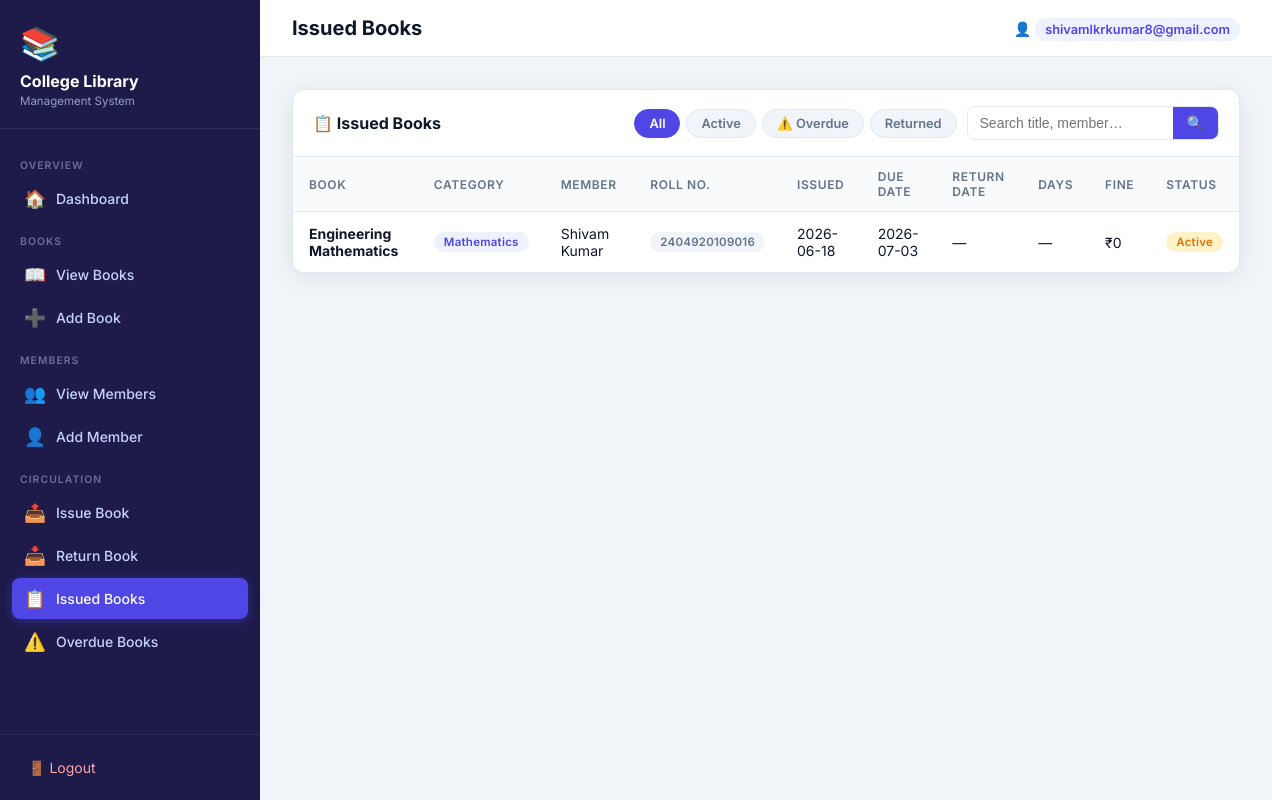
The page /view_issued_books (signed in) on the database its author committed.
### tables this page shows
CREATE TABLE members (
                id TEXT PRIMARY KEY,
                name TEXT NOT NULL,
                roll_number TEXT UNIQUE NOT NULL,
                department TEXT NOT NULL,
                email TEXT,
                phone TEXT,
                address TEXT,
                join_date TEXT NOT NULL
            );

CREATE TABLE issued_books (
                id INTEGER PRIMARY KEY AUTOINCREMENT,
                book_id TEXT NOT NULL,
                member_id TEXT NOT NULL,
                issued_date TEXT NOT NULL,
                due_date TEXT NOT NULL,
                return_date TEXT,
                number_of_days INTEGER,
                fine INTEGER DEFAULT 0,
                FOREIGN KEY (book_id) REFERENCES books(id),
                FOREIGN KEY (member_id) REFERENCES members(id)
            );

CREATE TABLE books (
                id TEXT PRIMARY KEY,
                title TEXT NOT NULL,
                author TEXT NOT NULL,
                category TEXT NOT NULL DEFAULT 'Other',
                quantity INTEGER NOT NULL DEFAULT 0
            );

### app.py (the view)
@app.route('/view_issued_books')
@login_required
def view_issued_books():
    db = get_db()
    status_filter = request.args.get('status', 'all')
    query = request.args.get('q', '').strip()
    sql = '''
        SELECT ib.id, b.id as book_id, b.title, b.category,
               m.id as member_id, m.name as member_name, m.roll_number,
               ib.issued_date, ib.due_date, ib.return_date,
               ib.number_of_days, ib.fine
        FROM issued_books ib
        JOIN books b ON ib.book_id = b.id
        JOIN members m ON ib.member_id = m.id
        WHERE 1=1
    '''
    params = []
    if status_filter == 'active':
        sql += ' AND ib.return_date IS NULL'
    elif status_filter == 'returned':
        sql += ' AND ib.return_date IS NOT NULL'
    elif status_filter == 'overdue':
        sql += ' AND ib.return_date IS NULL AND ib.due_date < ?'
        params.append(datetime.now().strftime('%Y-%m-%d %H:%M:%S'))
    if query:
        sql += ' AND (b.title LIKE ? OR m.name LIKE ? OR m.roll_number LIKE ?)'
        params.extend([f'%{query}%', f'%{query}%', f'%{query}%'])
    sql += ' ORDER BY ib.issued_date DESC'
    issued_books = db.execute(sql, params).fetchall()
    now = datetime.now()
    return render_template('view_issued_books.html',
                           issued_books=issued_books,
                           status_filter=status_filter,
                           query=query,
                           now=now)

### app.py (called while the page is built)
def get_db():
    db = getattr(g, '_database', None)
    if db is None:
        db = g._database = sqlite3.connect(DATABASE)
        db.row_factory = sqlite3.Row
    return db

@app.teardown_appcontext
def close_connection(exception):
    db = getattr(g, '_database', None)
    if db is not None:
        db.close()

def login_required(f):
    from functools import wraps
    @wraps(f)
    def decorated(*args, **kwargs):
        if 'logged_in' not in session:
            flash('Please log in to access the library system.', 'warning')
            return redirect(url_for('login'))
        return f(*args, **kwargs)
    return decorated

### templates/view_issued_books.html (shortened to what this page needs)
{% extends 'base.html' %}
{% block page_title %}Issued Books{% endblock %}
{% block content %}
<div class="table-container">
  <div class="table-toolbar">
    <h2>📋 Issued Books</h2>
    <div style="display:flex; gap:10px; flex-wrap:wrap; align-items:center;">
      <div class="tab-filters">
        <a href="{{ url_for('view_issued_books', status='all', q=query) }}"
           class="tab-btn {{ 'active' if status_filter == 'all' }}">All</a>
        <a href="{{ url_for('view_issued_books', status='active', q=query) }}"
           class="tab-btn {{ 'active' if status_filter == 'active' }}">Active</a>
        <a href="{{ url_for('view_issued_books', status='overdue', q=query) }}"
           class="tab-btn {{ 'active' if status_filter == 'overdue' }}">⚠️ Overdue</a>
        <a href="{{ url_for('view_issued_books', status='returned', q=query) }}"
           class="tab-btn {{ 'active' if status_filter == 'returned' }}">Returned</a>
      </div>
      <form class="search-form" method="GET" action="{{ url_for('view_issued_books') }}">
        <div class="input-group">
          <input type="text" name="q" value="{{ query }}" placeholder="Search title, member…">
          <button type="submit">🔍</button>
        </div>
      </form>
    </div>
  </div>
  <table>
    <thead>
      <tr>
        <th>Book</th>
        <th>Category</th>
        <th>Member</th>
        <th>Roll No.</th>
        <th>Issued</th>
        <th>Due Date</th>
        <th>Return Date</th>
        <th>Days</th>
        <th>Fine</th>
        <th>Status</th>
      </tr>
    </thead>
    <tbody>
      {% for ib in issued_books %}
      {% set is_overdue = (ib.return_date is none) and (ib.due_date < now.strftime('%Y-%m-%d %H:%M:%S')) %}
      <tr class="{{ 'overdue-row' if is_overdue }}">
        <td><strong>{{ ib.title }}</strong></td>
        <td><span class="badge badge-primary">{{ ib.category }}</span></td>
        <td>{{ ib.member_name }}</td>
        <td><span class="badge badge-secondary">{{ ib.roll_number }}</span></td>
        <td>{{ ib.issued_date[:10] }}</td>
        <td>{{ ib.due_date[:10] }}</td>
        <td>{{ ib.return_date[:10] if ib.return_date else '—' }}</td>
        <td>{{ ib.number_of_days if ib.number_of_days is not none else '—' }}</td>
        <td>{% if ib.fine > 0 %}<strong style="color:#dc2626;">₹{{ ib.fine }}</strong>{% else %}₹0{% endif %}</td>
        <td>
          {% if ib.return_date %}
            <span class="badge badge-success">Returned</span>
          {% elif is_overdue %}
            <span class="badge badge-danger">Overdue</span>
          {% else %}
            <span class="badge badge-warning">Active</span>
          {% endif %}
        </td>
      </tr>
      {% endfor %}
    </tbody>
  </table>
</div>
{% endblock %}

### templates/base.html (shortened to what this page needs)
<!DOCTYPE html>
<html lang="en">
<head>
  <link rel="stylesheet" href="{{ url_for('static', filename='css/styles.css') }}">
</head>
<body>
  <nav class="sidebar">
    <div class="sidebar-brand">
      <div class="brand-icon">📚</div>
      <h2>College Library</h2>
      <p>Management System</p>
    </div>
    <div class="sidebar-nav">
      <div class="nav-section-label">Overview</div>
      <a href="{{ url_for('dashboard') }}" class="{{ 'active' if request.endpoint == 'dashboard' }}">
        <span class="nav-icon">🏠</span> Dashboard
      </a>
      <div class="nav-section-label">Books</div>
      <a href="{{ url_for('view_books') }}" class="{{ 'active' if request.endpoint == 'view_books' }}">
        <span class="nav-icon">📖</span> View Books
      </a>
      <a href="{{ url_for('add_book') }}" class="{{ 'active' if request.endpoint == 'add_book' }}">
        <span class="nav-icon">➕</span> Add Book
      </a>
      <div class="nav-section-label">Members</div>
      <a href="{{ url_for('view_members') }}" class="{{ 'active' if request.endpoint == 'view_members' }}">
        <span class="nav-icon">👥</span> View Members
      </a>
      <a href="{{ url_for('add_member') }}" class="{{ 'active' if request.endpoint == 'add_member' }}">
        <span class="nav-icon">👤</span> Add Member
      </a>
      <div class="nav-section-label">Circulation</div>
      <a href="{{ url_for('issue_book') }}" class="{{ 'active' if request.endpoint == 'issue_book' }}">
        <span class="nav-icon">📤</span> Issue Book
      </a>
      <a href="{{ url_for('return_book') }}" class="{{ 'active' if request.endpoint == 'return_book' }}">
        <span class="nav-icon">📥</span> Return Book
      </a>
      <a href="{{ url_for('view_issued_books') }}" class="{{ 'active' if request.endpoint == 'view_issued_books' }}">
        <span class="nav-icon">📋</span> Issued Books
      </a>
      <a href="{{ url_for('overdue_books') }}" class="{{ 'active' if request.endpoint == 'overdue_books' }}">
        <span class="nav-icon">⚠️</span> Overdue Books
      </a>
    </div>
    <div class="sidebar-footer">
      <a href="{{ url_for('logout') }}">🚪 Logout</a>
    </div>
  </nav>
  <div class="main-content">
    <div class="topbar">
      <h1>{% block page_title %}Dashboard{% endblock %}</h1>
      <div class="topbar-right">
        <span>👤 <span class="badge-admin">{{ session.get('username', 'Admin') }}</span></span>
      </div>
    </div>
    <div class="page-content">
      {% block content %}{% endblock %}
    </div>
  </div>
</body>
</html>

### rows shown on the page
members: get "shivamlkrkumar8@gmail.com"
issued_books: title "Engineering Mathematics", category "Mathematics", member_name "Shivam Kumar", roll_number "2404920109016", issued_date "2026-06-18", due_date "2026-07-03", return_date "—", number_of_days "—", fine "₹0"
